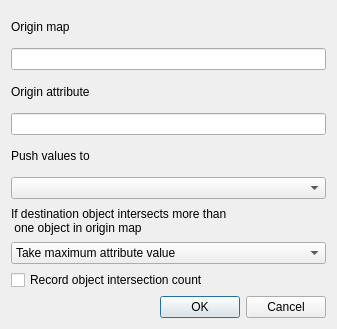
<?xml version="1.0" encoding="UTF-8"?>
<ui version="4.0">
 <class>CPushDialog</class>
 <widget class="QDialog" name="CPushDialog">
  <property name="geometry">
   <rect>
    <x>0</x>
    <y>0</y>
    <width>337</width>
    <height>329</height>
   </rect>
  </property>
  <property name="windowTitle">
   <string>Push Values to Map</string>
  </property>
  <layout class="QVBoxLayout">
   <item>
    <layout class="QVBoxLayout">
     <item>
      <widget class="QLabel">
       <property name="text">
        <string>Origin map</string>
       </property>
      </widget>
     </item>
     <item>
      <widget class="QLineEdit" name="c_origin_layer">
       <property name="readOnly">
        <bool>true</bool>
       </property>
      </widget>
     </item>
    </layout>
   </item>
   <item>
    <layout class="QVBoxLayout">
     <item>
      <widget class="QLabel">
       <property name="text">
        <string>Origin attribute</string>
       </property>
      </widget>
     </item>
     <item>
      <widget class="QLineEdit" name="c_origin_attribute">
       <property name="readOnly">
        <bool>true</bool>
       </property>
      </widget>
     </item>
    </layout>
   </item>
   <item>
    <layout class="QVBoxLayout">
     <item>
      <widget class="QLabel">
       <property name="text">
        <string>Push values to</string>
       </property>
      </widget>
     </item>
     <item>
      <widget class="QComboBox" name="c_layer_selector"/>
     </item>
    </layout>
   </item>
   <item>
    <layout class="QVBoxLayout">
     <item>
      <widget class="QLabel">
       <property name="text">
        <string>If destination object intersects more than
 one object in origin map</string>
       </property>
      </widget>
     </item>
     <item>
      <widget class="QComboBox" name="c_function">
       <item>
        <property name="text">
         <string>Take maximum attribute value</string>
        </property>
       </item>
       <item>
        <property name="text">
         <string>Take minimum attribute value</string>
        </property>
       </item>
       <item>
        <property name="text">
         <string>Take average attribute value</string>
        </property>
       </item>
       <item>
        <property name="text">
         <string>Take total of attribute values</string>
        </property>
       </item>
      </widget>
     </item>
    </layout>
   </item>
   <item>
    <widget class="QCheckBox" name="c_count_intersections">
     <property name="text">
      <string>Record object intersection count</string>
     </property>
    </widget>
   </item>
   <item>
    <layout class="QHBoxLayout">
     <item>
      <spacer name="horizontalSpacer">
       <property name="orientation">
        <enum>Qt::Horizontal</enum>
       </property>
       <property name="sizeHint" stdset="0">
        <size>
         <width>40</width>
         <height>20</height>
        </size>
       </property>
      </spacer>
     </item>
     <item>
      <widget class="QPushButton" name="c_ok">
       <property name="text">
        <string>OK</string>
       </property>
      </widget>
     </item>
     <item>
      <widget class="QPushButton" name="c_cancel">
       <property name="text">
        <string>Cancel</string>
       </property>
      </widget>
     </item>
    </layout>
   </item>
  </layout>
 </widget>
 <resources/>
 <connections>
  <connection>
   <sender>c_ok</sender>
   <signal>clicked()</signal>
   <receiver>CPushDialog</receiver>
   <slot>OnOK()</slot>
   <hints>
    <hint type="sourcelabel">
     <x>133</x>
     <y>288</y>
    </hint>
    <hint type="destinationlabel">
     <x>46</x>
     <y>277</y>
    </hint>
   </hints>
  </connection>
  <connection>
   <sender>c_cancel</sender>
   <signal>clicked()</signal>
   <receiver>CPushDialog</receiver>
   <slot>OnCancel()</slot>
   <hints>
    <hint type="sourcelabel">
     <x>206</x>
     <y>289</y>
    </hint>
    <hint type="destinationlabel">
     <x>248</x>
     <y>271</y>
    </hint>
   </hints>
  </connection>
 </connections>
 <slots>
  <slot>OnOK()</slot>
  <slot>OnCancel()</slot>
 </slots>
</ui>
